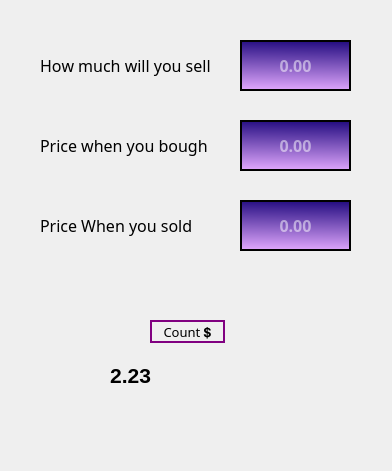
<?xml version="1.0" encoding="UTF-8"?>
<ui version="4.0">
 <class>MainWindow</class>
 <widget class="QMainWindow" name="MainWindow">
  <property name="geometry">
   <rect>
    <x>0</x>
    <y>0</y>
    <width>392</width>
    <height>471</height>
   </rect>
  </property>
  <property name="sizePolicy">
   <sizepolicy hsizetype="Minimum" vsizetype="Minimum">
    <horstretch>0</horstretch>
    <verstretch>0</verstretch>
   </sizepolicy>
  </property>
  <property name="minimumSize">
   <size>
    <width>392</width>
    <height>471</height>
   </size>
  </property>
  <property name="maximumSize">
   <size>
    <width>392</width>
    <height>471</height>
   </size>
  </property>
  <property name="font">
   <font>
    <weight>50</weight>
    <bold>false</bold>
    <strikeout>false</strikeout>
    <kerning>false</kerning>
   </font>
  </property>
  <property name="mouseTracking">
   <bool>false</bool>
  </property>
  <property name="contextMenuPolicy">
   <enum>Qt::NoContextMenu</enum>
  </property>
  <property name="windowTitle">
   <string>Profit Counter</string>
  </property>
  <property name="windowIcon">
   <iconset>
    <normaloff>../../../Images/crypto2.ico</normaloff>../../../Images/crypto2.ico</iconset>
  </property>
  <property name="autoFillBackground">
   <bool>false</bool>
  </property>
  <property name="styleSheet">
   <string notr="true"/>
  </property>
  <widget class="QWidget" name="app__body">
   <property name="styleSheet">
    <string notr="true"/>
   </property>
   <widget class="QLabel" name="label_howMuchWillYouSelling">
    <property name="geometry">
     <rect>
      <x>40</x>
      <y>50</y>
      <width>171</width>
      <height>31</height>
     </rect>
    </property>
    <property name="font">
     <font>
      <family>Changa</family>
      <pointsize>12</pointsize>
     </font>
    </property>
    <property name="text">
     <string>How much will you sell</string>
    </property>
   </widget>
   <widget class="QLabel" name="label_priceWhenBought">
    <property name="geometry">
     <rect>
      <x>40</x>
      <y>130</y>
      <width>171</width>
      <height>31</height>
     </rect>
    </property>
    <property name="font">
     <font>
      <family>Changa</family>
      <pointsize>12</pointsize>
     </font>
    </property>
    <property name="text">
     <string>Price when you bough</string>
    </property>
   </widget>
   <widget class="QLabel" name="label_priceWhenSold">
    <property name="geometry">
     <rect>
      <x>40</x>
      <y>210</y>
      <width>171</width>
      <height>31</height>
     </rect>
    </property>
    <property name="font">
     <font>
      <family>Changa</family>
      <pointsize>12</pointsize>
     </font>
    </property>
    <property name="text">
     <string>Price When you sold</string>
    </property>
   </widget>
   <widget class="QPushButton" name="btn_count">
    <property name="geometry">
     <rect>
      <x>150</x>
      <y>320</y>
      <width>75</width>
      <height>23</height>
     </rect>
    </property>
    <property name="font">
     <font>
      <family>Changa</family>
      <pointsize>10</pointsize>
     </font>
    </property>
    <property name="mouseTracking">
     <bool>false</bool>
    </property>
    <property name="styleSheet">
     <string notr="true">border: 2px solid purple;</string>
    </property>
    <property name="text">
     <string>Count 💲</string>
    </property>
   </widget>
   <widget class="QLabel" name="label_profitDollar">
    <property name="geometry">
     <rect>
      <x>200</x>
      <y>360</y>
      <width>81</width>
      <height>31</height>
     </rect>
    </property>
    <property name="font">
     <font>
      <family>Simplified Arabic</family>
      <pointsize>16</pointsize>
     </font>
    </property>
    <property name="styleSheet">
     <string notr="true"/>
    </property>
    <property name="text">
     <string/>
    </property>
    <property name="alignment">
     <set>Qt::AlignCenter</set>
    </property>
   </widget>
   <widget class="QLabel" name="label_profitPercent">
    <property name="geometry">
     <rect>
      <x>90</x>
      <y>360</y>
      <width>81</width>
      <height>31</height>
     </rect>
    </property>
    <property name="font">
     <font>
      <family>Segoe UI</family>
      <pointsize>16</pointsize>
      <weight>75</weight>
      <bold>true</bold>
     </font>
    </property>
    <property name="styleSheet">
     <string notr="true"/>
    </property>
    <property name="text">
     <string>2.23</string>
    </property>
    <property name="alignment">
     <set>Qt::AlignCenter</set>
    </property>
   </widget>
   <widget class="QLineEdit" name="input_howMuchWillYouSelling">
    <property name="geometry">
     <rect>
      <x>240</x>
      <y>40</y>
      <width>111</width>
      <height>51</height>
     </rect>
    </property>
    <property name="font">
     <font>
      <family>Unispace</family>
      <pointsize>12</pointsize>
      <weight>75</weight>
      <bold>true</bold>
     </font>
    </property>
    <property name="autoFillBackground">
     <bool>false</bool>
    </property>
    <property name="styleSheet">
     <string notr="true">border: 2px solid black; color: white; 
background-color: qlineargradient(spread:pad, x1:0.489, y1:1, x2:0.523, y2:0, stop:0 rgba(227, 169, 255, 255), stop:1 rgba(33, 10, 127, 255));</string>
    </property>
    <property name="inputMethodHints">
     <set>Qt::ImhFormattedNumbersOnly</set>
    </property>
    <property name="text">
     <string/>
    </property>
    <property name="alignment">
     <set>Qt::AlignCenter</set>
    </property>
    <property name="placeholderText">
     <string>0.00</string>
    </property>
    <property name="cursorMoveStyle">
     <enum>Qt::LogicalMoveStyle</enum>
    </property>
   </widget>
   <widget class="QLineEdit" name="input_priceWhenBought">
    <property name="geometry">
     <rect>
      <x>240</x>
      <y>120</y>
      <width>111</width>
      <height>51</height>
     </rect>
    </property>
    <property name="font">
     <font>
      <family>Unispace</family>
      <pointsize>12</pointsize>
      <weight>75</weight>
      <bold>true</bold>
     </font>
    </property>
    <property name="autoFillBackground">
     <bool>false</bool>
    </property>
    <property name="styleSheet">
     <string notr="true">border: 2px solid black; color: white; 
background-color: qlineargradient(spread:pad, x1:0.489, y1:1, x2:0.523, y2:0, stop:0 rgba(227, 169, 255, 255), stop:1 rgba(33, 10, 127, 255));</string>
    </property>
    <property name="inputMethodHints">
     <set>Qt::ImhFormattedNumbersOnly</set>
    </property>
    <property name="text">
     <string/>
    </property>
    <property name="alignment">
     <set>Qt::AlignCenter</set>
    </property>
    <property name="placeholderText">
     <string>0.00</string>
    </property>
    <property name="cursorMoveStyle">
     <enum>Qt::LogicalMoveStyle</enum>
    </property>
   </widget>
   <widget class="QLineEdit" name="input_priceWhenSold">
    <property name="geometry">
     <rect>
      <x>240</x>
      <y>200</y>
      <width>111</width>
      <height>51</height>
     </rect>
    </property>
    <property name="font">
     <font>
      <family>Unispace</family>
      <pointsize>12</pointsize>
      <weight>75</weight>
      <bold>true</bold>
     </font>
    </property>
    <property name="autoFillBackground">
     <bool>false</bool>
    </property>
    <property name="styleSheet">
     <string notr="true">border: 2px solid black; color: white; 
background-color: qlineargradient(spread:pad, x1:0.489, y1:1, x2:0.523, y2:0, stop:0 rgba(227, 169, 255, 255), stop:1 rgba(33, 10, 127, 255));</string>
    </property>
    <property name="inputMethodHints">
     <set>Qt::ImhFormattedNumbersOnly</set>
    </property>
    <property name="text">
     <string/>
    </property>
    <property name="alignment">
     <set>Qt::AlignCenter</set>
    </property>
    <property name="placeholderText">
     <string>0.00</string>
    </property>
    <property name="cursorMoveStyle">
     <enum>Qt::LogicalMoveStyle</enum>
    </property>
   </widget>
  </widget>
 </widget>
 <resources/>
 <connections/>
</ui>
